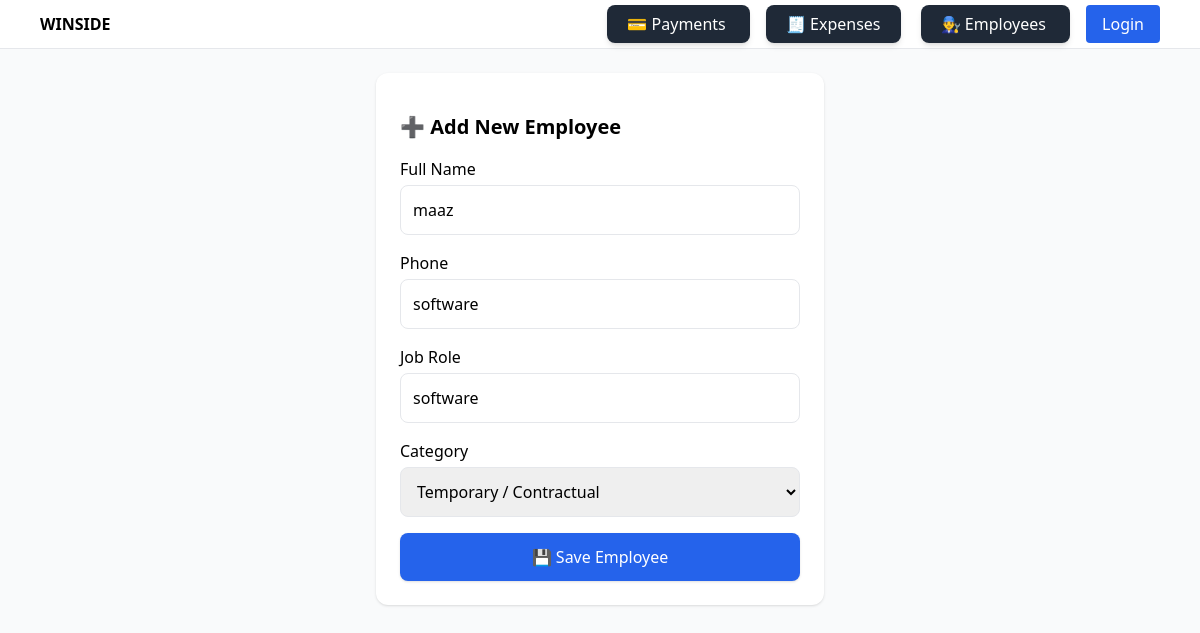
Page /employees/59/edit/ on the committed database.
### employees/models.py (models this page shows, shortened)
class ContractualEmployee(models.Model):
    name = models.CharField(max_length=100)
    phone = models.CharField(max_length=15, blank=True, null=True)
    role = models.CharField(max_length=100, blank=True, null=True)

### employees/views.py (the view)
# urls.py: path("<int:employee_id>/edit/", views.employee_update, name="update"),
def employee_update(request, employee_id):
    employee = get_object_or_404(ContractualEmployee, id=employee_id)
    if request.method == "POST":
        form = ContractualEmployeeForm(request.POST, instance=employee)
        if form.is_valid():
            form.save()
            return redirect("employees:list")
    else:
        form = ContractualEmployeeForm(instance=employee)
    return render(request, "employees/employee_form.html", {
        "form": form,
        "title": f"Update Employee: {employee.name}"
    })

### employees/forms.py
class ContractualEmployeeForm(forms.ModelForm):
    class Meta:
        model = ContractualEmployee
        fields = ["name", "phone", "role"]

### employees/templates/employees/employee_form.html (shortened to what this page needs)
{% extends "base.html" %}
{% block content %}
<form method="post" class="bg-white p-6 rounded-xl shadow space-y-4 max-w-md mx-auto">
  <h2 class="text-xl font-semibold mb-4">
    {% if employee %} ✏️ Edit Employee {% else %} ➕ Add New Employee {% endif %}
  </h2>
  <div>
    <label class="block font-medium mb-1">Full Name</label>
    <input type="text" name="name" value="{{ form.name.value|default_if_none:'' }}"
           placeholder="Enter employee name"
           class="w-full border rounded-lg p-3 focus:ring-2 focus:ring-blue-500" required>
  </div>
  <div>
    <label class="block font-medium mb-1">Phone</label>
    <input type="text" name="phone" value="{{ form.phone.value|default_if_none:'' }}"
           placeholder="e.g. +44 7700 900123"
           class="w-full border rounded-lg p-3 focus:ring-2 focus:ring-blue-500">
  </div>
  <div>
    <label class="block font-medium mb-1">Job Role</label>
    <input type="text" name="role" value="{{ form.role.value|default_if_none:'' }}"
           placeholder="Welder, Carpenter, Assistant..."
           class="w-full border rounded-lg p-3 focus:ring-2 focus:ring-blue-500">
  </div>
  <div>
    <label class="block font-medium mb-1">Category</label>
    <select name="category" id="category"
            class="w-full border rounded-lg p-3 focus:ring-2 focus:ring-blue-500">
      <option value="contractual" {% if form.category.value == "contractual" %}selected{% endif %}>
        Temporary / Contractual
      </option>
    </select>
  </div>
  <button type="submit"
          class="w-full py-3 bg-blue-600 text-white rounded-lg shadow hover:bg-blue-700 transition">
    💾 {% if employee %} Update Employee {% else %} Save Employee {% endif %}
  </button>
</form>
{% endblock %}

### rows in the picture
ContractualEmployee: name "maaz", phone "software", role "software"
